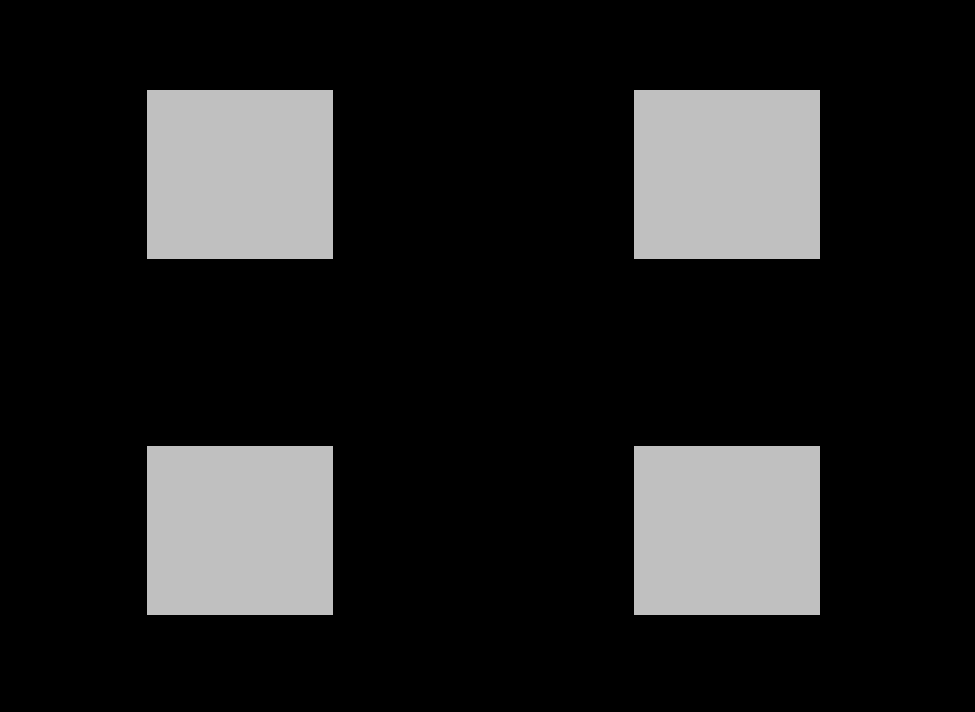
#> input picture E04/code/conveyor_belt_dupl.png, 975 x 712 px
$ python task_2a.py conveyor_belt_dupl.png   (Python 2 division)   (older library calls are emulated)
#> lines starting #> are read from the running program, lines starting #| are printed output that depends on the picture; after the words box and inside, x2 and y2 are one past the last pixel; in counts of white or black regions, pixels touching at a corner belong together
# -*- coding: utf-8 -*-
# *****************************************************************************
#Module:    Bildverarbeitung 1
#
#Exercise:  04 Histograms, Filters, Convolution and Fourier-Transform
#
#Authors:   Brand,      Axel       (6145101)
#           Elfaramawy, Nourhan    (6517858)
#           Toprak,     Sibel      (6712316)
# *****************************************************************************

# *****
# GREYVALUE NORMALIZATION
# *****

import sys
import numpy
from scipy import misc
import matplotlib.pyplot as plot

'''
Showing an image in console
'''
def show(image):
    plot.axis('off')
    plot.imshow(image, cmap=plot.cm.gray)
    #plot.hist(image)
    plot.show()

'''
Performing linear greyscale transformation on input image to change the range
of the pixel intensity values in that image
'''
def transform_greyscale(image):
    '''Computing pixel value above darkest and below brightest percentile'''
    old_min = image.min()
    old_max = image.max()
    new_min = numpy.percentile(image, 5)
    new_max = numpy.percentile(image, 90)

    print "Min. intensity:  ", old_min
    print "Max. intensity:  ", old_max
    print "5th percentile:  ", new_min
    print "90th percentile: ", new_max

    (rows, cols) = image.shape

    '''Factor by which the histogram is stretched'''
    factor = 255 / (new_max - new_min)

    for i in range(rows):
        for j in range(cols):

            '''
            The whole histogram is moved along the x-axis (gray-value intensi-
            ty), such that its desired lower bound of the range (5th percen-
            tile) goes towards 0. Those pixels that get a negative value, are
            mapped to 0.
            '''
            intensity_after_translation = image[i, j] - new_min
            if intensity_after_translation >= 0:
                image[i, j] = intensity_after_translation
            else:
                image[i, j] = 0

            '''
            After that, the histogram is stretched along the x-axis, such that
            the desired upper bound of the range (90th percentile) moves to
            where its old upper bound (255) was.
            '''
            intensity_after_stretching = image[i, j] * factor
            if intensity_after_stretching <= 255:
                image[i, j] = intensity_after_stretching
            else:
                image[i, j] = 255
    return image

if __name__ == "__main__":

    '''Loading and showing original image, using lena.png if none specified'''
    if len(sys.argv) > 1:
        original = misc.imread(sys.argv[1], flatten=True)
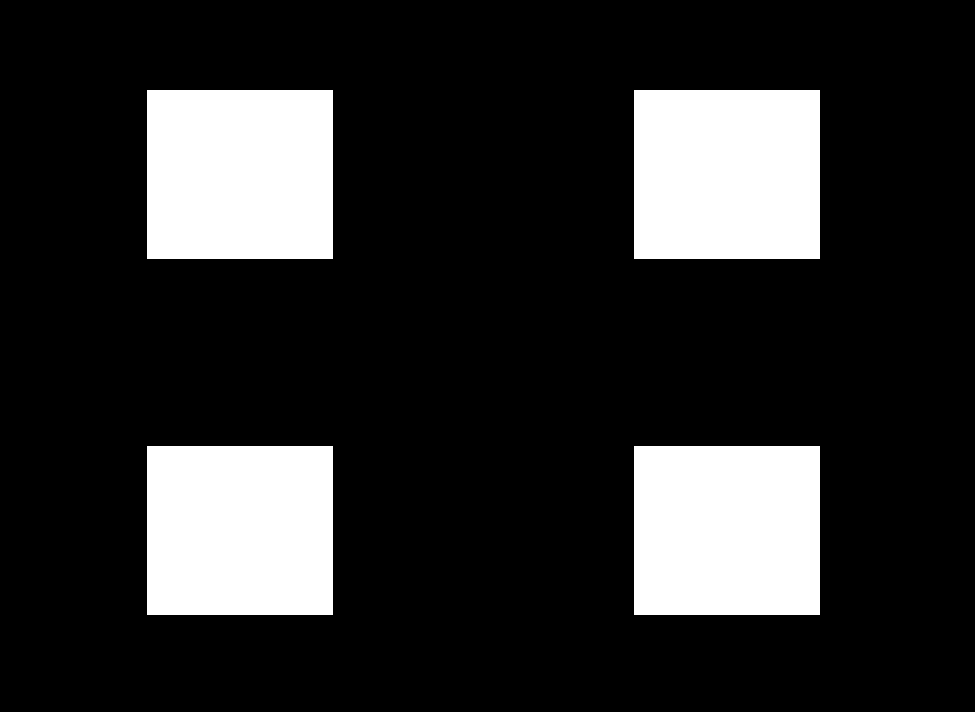
#> original: shape (712, 975) float32; values 0 (black) and 192 (white), 18.1% white; 4 white regions, box (x1, y1, x2, y2) and area: (147, 90, 333, 259) 31434, (634, 90, 820, 259) 31434, (147, 446, 333, 615) 31434, (634, 446, 820, 615) 31434
    else:
        original = misc.lena()
    show(original)
    #misc.imsave('original.png', original)

    '''Showing and saving output of transformation'''
    output = transform_greyscale(original)
#> in transform_greyscale, `old_min = image.min()`: old_min = 0
#> in transform_greyscale, `old_max = image.max()`: old_max = 192
#> in transform_greyscale, `new_min = numpy.percentile(image, 5)`: new_min = 0
#> in transform_greyscale, `new_max = numpy.percentile(image, 90)`: new_max = 192
#| Min. intensity:   0.0
#| Max. intensity:   192.0
#| 5th percentile:   0.0
#| 90th percentile:  192.0
#> in transform_greyscale, `factor = 255 / (new_max - new_min)`: factor = 1.33
#> after the loop in transform_greyscale, `for i in range(rows):`:
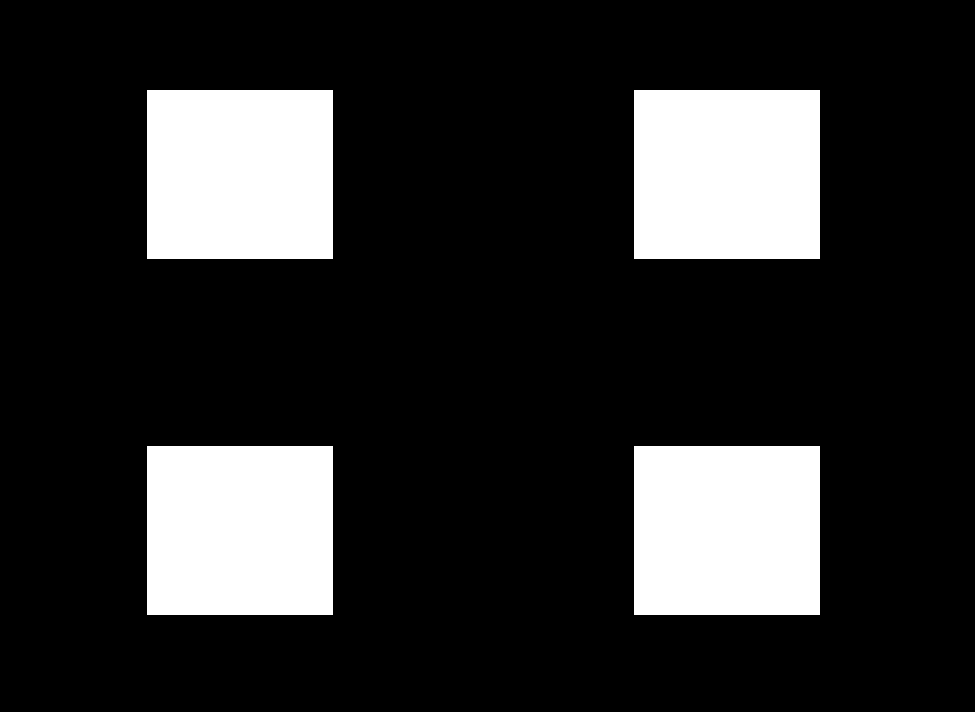
#> image: shape (712, 975) float32; 18.1% white; 4 white regions, box (x1, y1, x2, y2) and area: (147, 90, 333, 259) 31434, (634, 90, 820, 259) 31434, (147, 446, 333, 615) 31434, (634, 446, 820, 615) 31434
    show(output)
    misc.imsave('output.png', output)
